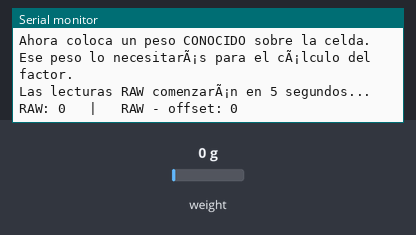
This sketch was run on a simulated Arduino Uno, built with avr-gcc and run on an emulated ATmega328P. Parts: the last lines printed to the serial monitor. Inputs (shaded band) come from the test bench; at power-on: weight on the scale 0 g.

Above: at 12.2 s.
12.3 s: weight on the scale set to 100 g
At 13.9 s:
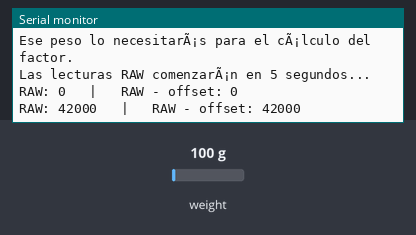
14.1 s: weight on the scale set to 1250 g
At 15.6 s:
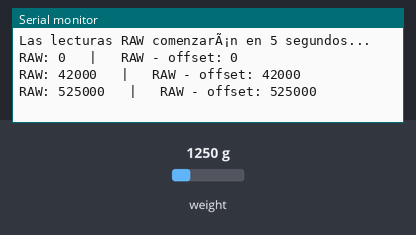
Timing chart, 0 to 17.1 s (numbered marks = the images above; inputs shaded):
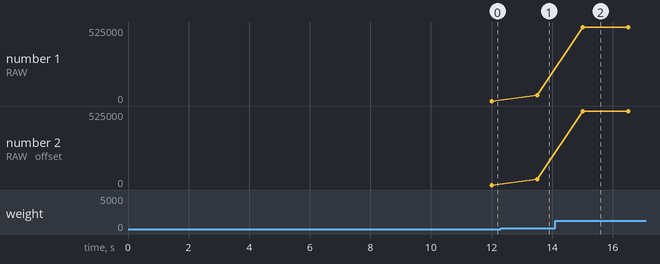

The sketch:

calibr_bal.ino
```cpp
#include "HX711.h"

// Pines de conexiÃ³n al HX711
const int DT_PIN  = 4;
const int SCK_PIN = 5;

HX711 scale;

void setup() {
  Serial.begin(115200);
  delay(1000);

  Serial.println("Iniciando HX711...");
  scale.begin(DT_PIN, SCK_PIN);

  Serial.println("Quita cualquier peso de la celda.");
  delay(3000);

  // Tara: promedia varias lecturas y fija el punto cero (offset)
  scale.tare(20);
  long offset = scale.get_offset();
  Serial.print("Offset (raw sin peso): ");
  Serial.println(offset);

  Serial.println();
  Serial.println("Ahora coloca un peso CONOCIDO sobre la celda.");
  Serial.println("Ese peso lo necesitarÃ¡s para el cÃ¡lculo del factor.");
  Serial.println("Las lecturas RAW comenzarÃ¡n en 5 segundos...");
  delay(5000);
}

void loop() {
  if (scale.is_ready()) {
    // Promedio de 10 lecturas raw (sin escalar, sin restar offset)
    long raw = scale.read_average(10);

    // Valor raw ya con el offset restado (esto es lo que usarÃ¡s en la fÃ³rmula)
    long raw_menos_offset = raw - scale.get_offset();

    Serial.print("RAW: ");
    Serial.print(raw);
    Serial.print("   |   RAW - offset: ");
    Serial.println(raw_menos_offset);
  } else {
    Serial.println("HX711 no listo (revisa conexiones)");
  }

  delay(500);
}
```

Measured:
- after the input at 12.3 s, the serial monitor: prints a new line after 1.2 s (image 1)
- after the input at 14.1 s, the serial monitor: prints a new line after 0.91 s (image 2)
- plotted number 1: 0 → 42000 after the input at 12.3 s, 42000 → 525000 after the input at 14.1 s
- plotted number 2: 0 → 42000 after the input at 12.3 s, 42000 → 525000 after the input at 14.1 s
